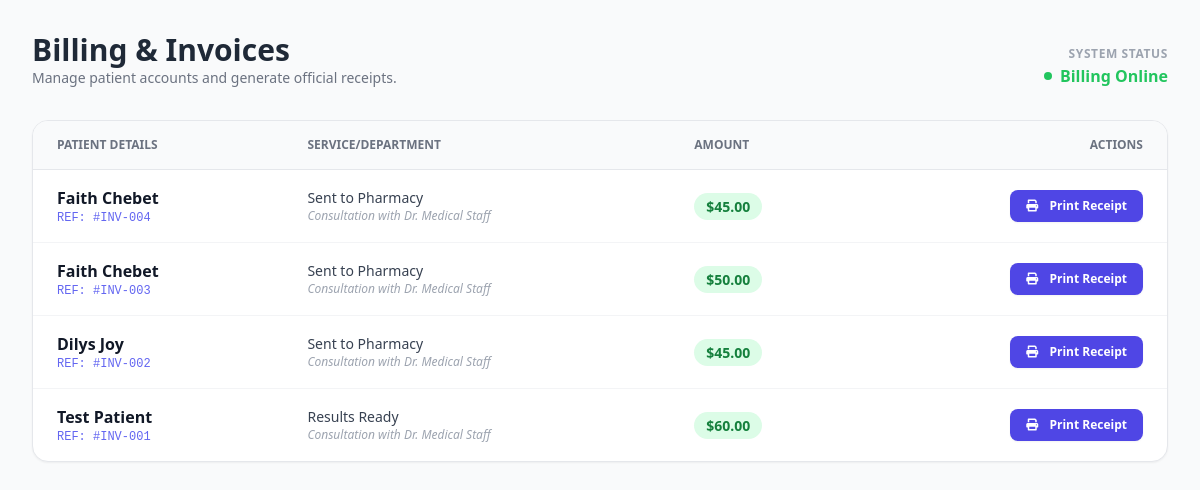
Screenshot of /staff/billing (signed in) with the database file from the repository.
### tables this page shows
CREATE TABLE billing (
            bill_id INTEGER PRIMARY KEY AUTOINCREMENT,
            appt_id INTEGER,
            patient_id INTEGER,
            amount REAL,
            payment_status TEXT DEFAULT 'Unpaid',
            created_at TIMESTAMP DEFAULT CURRENT_TIMESTAMP,
            FOREIGN KEY (appt_id) REFERENCES appointments (appt_id),
            FOREIGN KEY (patient_id) REFERENCES patients (patient_id)
        );

CREATE TABLE patients (
            patient_id INTEGER PRIMARY KEY AUTOINCREMENT,
            name TEXT NOT NULL,
            contact_info TEXT,
            staff_id INTEGER DEFAULT 1,
            is_active TINYINT DEFAULT 1,
            lifeline_status TINYINT DEFAULT 0,
            heart_rate_min INT DEFAULT 50,
            heart_rate_max INT DEFAULT 100,
            bp_systolic_max INT DEFAULT 140,
            bp_diastolic_max INT DEFAULT 90,
            glucose_max DECIMAL(5,2) DEFAULT 180.00,
            clinical_status TEXT DEFAULT 'Monitoring', 
            symptoms TEXT,
            lab_results TEXT,
            test_interpretation TEXT,
            treatment_plan TEXT,
            pharmacy_notes TEXT,
            last_diagnosis_summary TEXT,
            clinical_decision TEXT,
            decision_justification TEXT
        );

### app.py (the view)
@app.route('/staff/billing')
@login_required
def billing_receipts():
    db = get_db_connection()
    billables = db.execute("""
        SELECT
            b.bill_id as appt_id,
            p.name as patient_name,
            b.created_at as appt_time,
            p.clinical_status as department,
            'Medical Staff' as doctor_name,
            b.amount as base_fee
        FROM billing b
        JOIN patients p ON b.patient_id = p.patient_id
        ORDER BY b.created_at DESC
    """).fetchall()
    db.close()
    return render_template('billing.html', billables=billables)

### app.py (called while the page is built)
def get_db_connection():
    conn = sqlite3.connect(DATABASE_FILE)
    conn.row_factory = sqlite3.Row
    return conn

@login_manager.user_loader
def load_user(user_id):
    db = get_db_connection()
    user_data = db.execute('SELECT * FROM users WHERE id = ?', (user_id,)).fetchone()
    db.close()
    if user_data:
        return User(user_data['id'], user_data['username'], user_data['password_hash'], user_data['role'])
    return None

### templates/billing.html (shortened to what this page needs)
<!DOCTYPE html>
<html lang="en">
<head>
    <script src="https://cdn.tailwindcss.com"></script>
    <link rel="stylesheet" href="https://cdnjs.cloudflare.com/ajax/libs/font-awesome/6.0.0/css/all.min.css">
</head>
<body class="bg-gray-50 p-4 md:p-8">
    <div class="max-w-6xl mx-auto">
        <div class="flex justify-between items-end mb-8 no-print">
            <div>
                <h1 class="text-3xl font-bold text-gray-800">Billing & Invoices</h1>
                <p class="text-gray-500 text-sm">Manage patient accounts and generate official receipts.</p>
            </div>
            <div class="text-right">
                <span class="text-xs font-semibold uppercase tracking-wider text-gray-400">System Status</span>
                <div class="flex items-center text-green-500 font-bold">
                    <span class="h-2 w-2 bg-green-500 rounded-full mr-2"></span> Billing Online
                </div>
            </div>
        </div>
        <div class="bg-white rounded-2xl shadow-sm border border-gray-200 overflow-hidden no-print">
            <table class="w-full text-left">
                <thead class="bg-gray-50 border-b border-gray-200">
                    <tr>
                        <th class="px-6 py-4 text-xs font-bold text-gray-500 uppercase">Patient Details</th>
                        <th class="px-6 py-4 text-xs font-bold text-gray-500 uppercase">Service/Department</th>
                        <th class="px-6 py-4 text-xs font-bold text-gray-500 uppercase">Amount</th>
                        <th class="px-6 py-4 text-xs font-bold text-gray-500 uppercase text-right">Actions</th>
                    </tr>
                </thead>
                <tbody class="divide-y divide-gray-100">
                    {% for item in billables %}
                    <tr class="hover:bg-indigo-50/30 transition duration-150">
                        <td class="px-6 py-4">
                            <div class="font-bold text-gray-900">{{ item.patient_name }}</div>
                            <div class="text-xs text-indigo-500 font-mono">REF: #INV-00{{ item.appt_id }}</div>
                        </td>
                        <td class="px-6 py-4">
                            <div class="text-sm font-medium text-gray-700">{{ item.department }}</div>
                            <div class="text-xs text-gray-400 font-normal italic">Consultation with Dr. {{ item.doctor_name }}</div>
                        </td>
                        <td class="px-6 py-4">
                            <span class="px-3 py-1 bg-green-100 text-green-700 rounded-full text-sm font-bold">
                                ${{ "%.2f"|format(item.base_fee or 0) }}
                            </span>
                        </td>
                        <td class="px-6 py-4 text-right">
                            <button onclick="prepareReceipt('{{ item.patient_name }}', '{{ item.department }}', '{{ item.base_fee }}', '{{ item.appt_id }}', '{{ item.appt_time }}')"
                                    class="bg-indigo-600 hover:bg-indigo-700 text-white px-4 py-2 rounded-lg text-xs font-bold transition shadow-sm">
                                <i class="fas fa-print mr-2"></i> Print Receipt
                            </button>
                        </td>
                    </tr>
                    {% else %}
                    <tr>
                        <td colspan="4" class="px-6 py-20 text-center text-gray-400 italic">
                            No billable appointments found.
                        </td>
                    </tr>
                    {% endfor %}
                </tbody>
            </table>
        </div>
    </div>
</body>
</html>

### rows the page displays
billing: patient_name "Faith Chebet", appt_id "4", department "Sent to Pharmacy", doctor_name "Medical Staff", amount "45.00"
billing: patient_name "Faith Chebet", appt_id "3", department "Sent to Pharmacy", doctor_name "Medical Staff", amount "50.00"
billing: patient_name "Dilys Joy", appt_id "2", department "Sent to Pharmacy", doctor_name "Medical Staff", amount "45.00"
billing: patient_name "Test Patient", appt_id "1", department "Results Ready", doctor_name "Medical Staff", amount "60.00"
